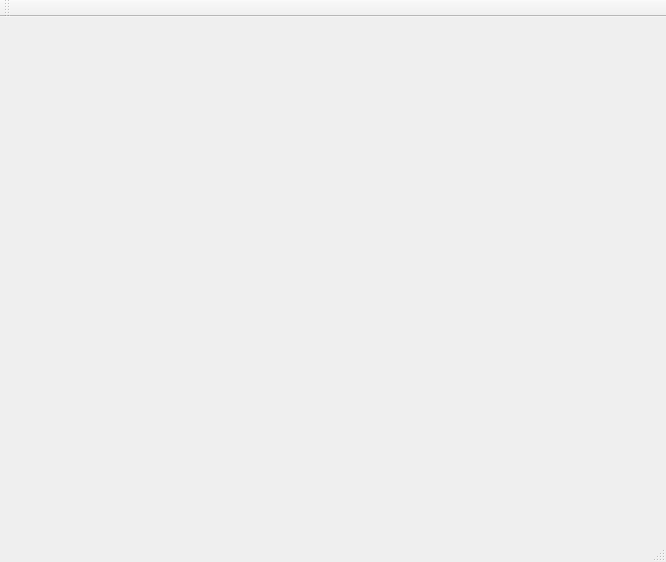
<?xml version="1.0" encoding="UTF-8"?>
<ui version="4.0">
 <class>MainWindow</class>
 <widget class="QMainWindow" name="MainWindow">
  <property name="geometry">
   <rect>
    <x>0</x>
    <y>0</y>
    <width>666</width>
    <height>562</height>
   </rect>
  </property>
  <property name="windowTitle">
   <string>MainWindow</string>
  </property>
  <widget class="QWidget" name="centralWidget">
   <layout class="QGridLayout" name="gridLayout_main"/>
  </widget>
  <widget class="QMenuBar" name="menuBar">
   <property name="geometry">
    <rect>
     <x>0</x>
     <y>0</y>
     <width>666</width>
     <height>26</height>
    </rect>
   </property>
  </widget>
  <widget class="QToolBar" name="mainToolBar">
   <attribute name="toolBarArea">
    <enum>TopToolBarArea</enum>
   </attribute>
   <attribute name="toolBarBreak">
    <bool>false</bool>
   </attribute>
  </widget>
  <widget class="QStatusBar" name="statusBar"/>
 </widget>
 <layoutdefault spacing="6" margin="11"/>
 <resources/>
 <connections/>
</ui>
